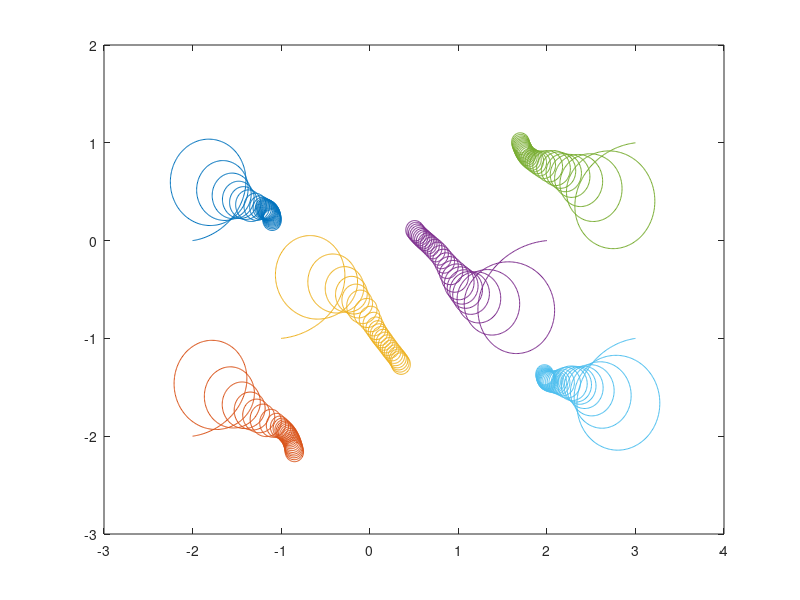
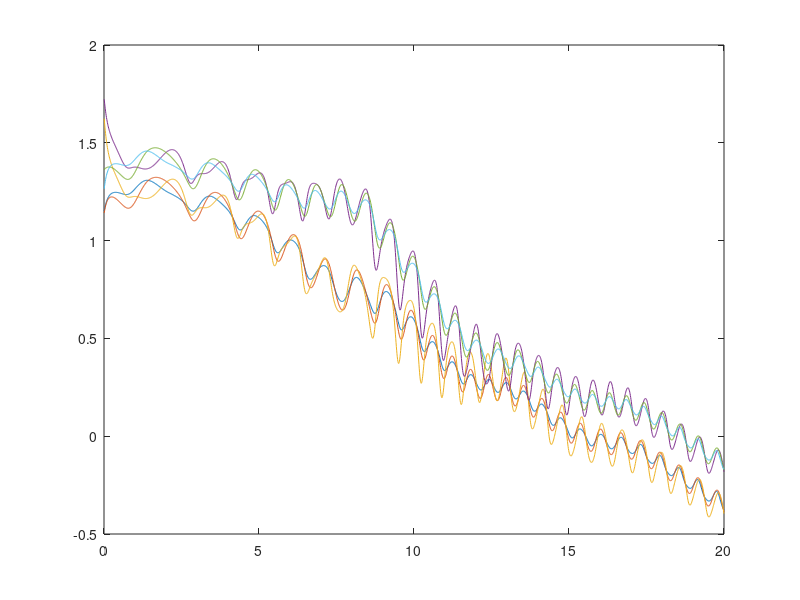
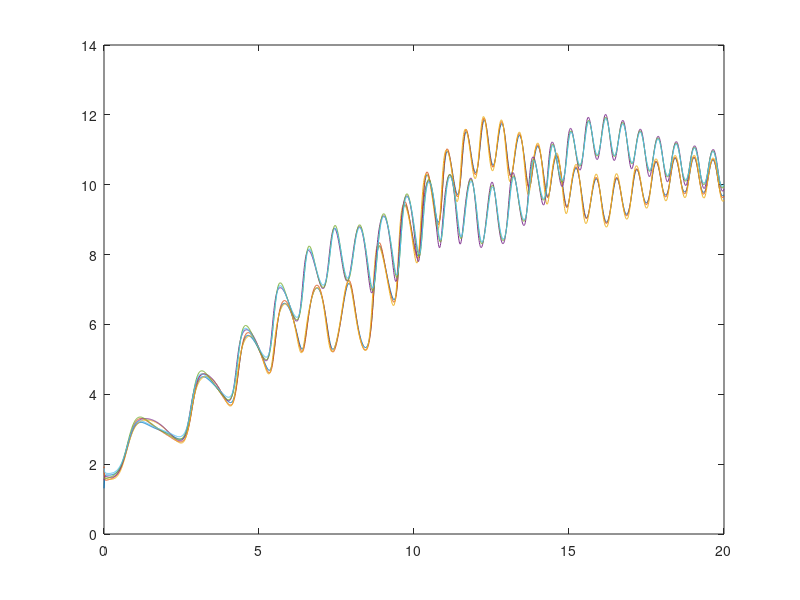
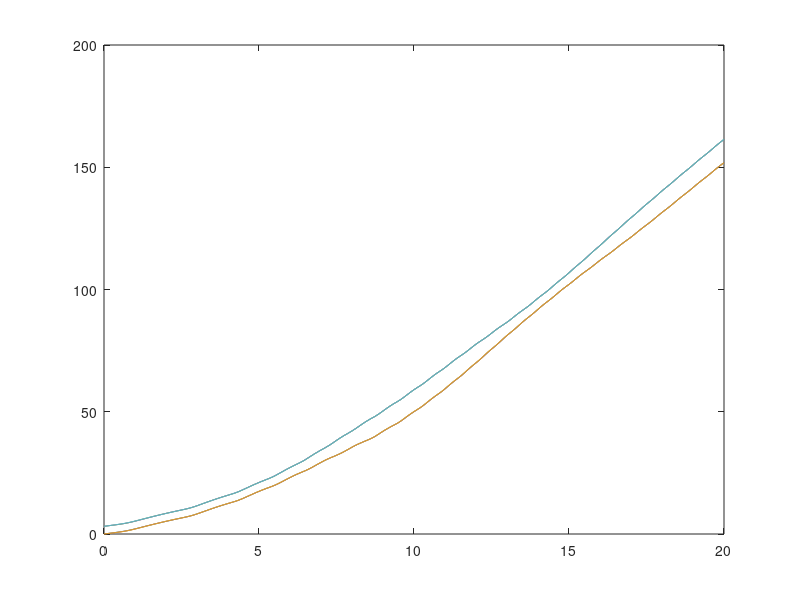

Recreate these plots in MATLAB, in order.
%%Amirkhosro Vosughi 11463709 WSU
%Research Project for course EE505
%Simulstion of "Distributed Flocking Control of Mobile Robots by Bounded Feedback"

clear all
clc

%% Initialization
n = 6; %==>> To generelize code later
% robots 1 to 5 belongs to group 1
% robots 6 to 10 belongs to group 2
Group = [1,1,1,2,2,2]';  %==>> Determines with robot determines to each group


%Robot parameters
d= 0.1;
r=5;

%controller parameters
b11=0;
b21=0;
b31=0;

b12=0;
b22=0;
b32=0;

%Generate initial location randomly
% x0= [0,1,5,6]';
% y0= [0,0,0,0]';
x0= [-2,-2,-1,2,3,3]';
y0= [0,-2,-1,0,1,-1]';    

teta_init=zeros(n,1);
for k=1:length(teta_init)
    teta_init(k)=(rand(1)/2);
end

teta_init=[0,0,0,pi,pi,pi]';

v_init=zeros(n,1);
for k=1:length(v_init)
    v_init(k)=1*(rand(1)+1);
end

%v_init=[1,1]';

w_init=zeros(n,1);
for k=1:length(w_init)
    w_init(k)=1*(rand(1)+1);
end

%w_init=[0.2,0.2]';
%% Simulation
T=0.01; %sec
Tfinal=20; %sec
T_vec=0:T:Tfinal;
Tn=length(T_vec);

%%Definition of process variables

u1= zeros(n,Tn);
u2= zeros(n,Tn);

v=zeros(n,Tn);
v(:,1)=v_init;

w=zeros(n,Tn);
w(:,1)=w_init;

x=zeros(n,Tn);
x(:,1)=x0;

y=zeros(n,Tn);
y(:,1)=y0;

teta=zeros(n,Tn);
teta(:,1)=teta_init;


N=zeros(n,n); 
A=zeros(n,n);
L=zeros(n,n);


xdot=zeros(n,1);
ydot=zeros(n,1);

tempoli=zeros(n,Tn);
tempoli2=zeros(n,Tn);

minA=zeros(1,Tn);
maxA=zeros(1,Tn);
%% Simulation
for k=2:Tn

%Update The graphs
N=zeros(n,n); 
A=zeros(n,n);

for i=1:n
    for j=i:n
        temp1=x(i,k-1)-x(j,k-1);
        temp2=y(i,k-1)-y(j,k-1);
        temp3=(temp1^2+temp2^2)^0.5;
        
        if (temp3<r && i~=j)
            N(i,j)=1;
            N(j,i)=1;
            
            A(i,j)=temp3;
            A(j,i)=temp3;
        end     
    end
end
  
minA(k)=min(min(A));
maxA(k)=max(max(A));
%Calculate control input
% calculate u(k)

%calculate u1(k) ==>> assumption of understanding of gradient V to pij
for i=1:n
    
    sigma1=0;
    for j=1:n
        if (N(i,j)==1 && Group(i)==Group(j) )  
            temp1=A(i,j)*(v(i,k-1)-v(j,k-1));
            sigma1=sigma1+temp1;
        end
    end
    
    sigma2=0;
    for j=1:n
        if (N(i,j)==1 && Group(i)==Group(j) ) 
            temp1=xdot(i)-xdot(j);
            temp2=ydot(i)-ydot(j);
            temp3=A(i,j)*(temp1*cos(teta(i,k-1))+temp2*sin(teta(i,k-1)));
            sigma2= sigma2+temp3;    
        end
    end
    %sigma2=0;
    
    sigma3=0;
    for j=1:n
        if (N(i,j)==1) 
            
            temp1=0;
            temp4=0;
            if ( Group(i)==Group(j))
                temp1=-2*A(i,j)^-3+2*A(i,j)/(r^2-A(i,j)^2)+2*b11*A(i,j)+b21;
                %temp4=-A(i,j)^-2+1/(r^2-A(i,j));%+2*b11*A(i,j)+b21;
                temp4=-A(i,j)^-4+1/(r^2-A(i,j)^2);%+2*b11*A(i,j)+b21;
            else
                temp1=(-2*A(i,j)^-3+2*b12*A(i,j)+b22);
                %temp4=-A(i,j)^-2;
                temp4=-A(i,j)^-4;
            end
            temp2= temp1*((x(i,k-1)-x(j,k-1))/A(i,j))*cos(teta(i,k-1))+temp1*((y(i,k-1)-y(j,k-1))/A(i,j))*sin(teta(i,k-1));
            temp3= temp4*((x(i,k-1)-x(j,k-1))*2)*cos(teta(i,k-1))+temp4*((y(i,k-1)-y(j,k-1))*2)*sin(teta(i,k-1));
            
            %temp2= temp1;
            tempoli(i,k)= temp2;
            tempoli2(i,k)= temp3;
            
            sigma3= sigma3+ temp2;    
        end
    end
    %sigma3=0;
    
    u1(i,k)= -sigma1-sigma2-sigma3;
end


%%%%%%%%%%%%%%%%%%not edited from here %%%%%%%%%%

% calculate u2(k)

for i=1:n
    
    sigma1=0;
    for j=1:n
        if (N(i,j)==1 && Group(i)==Group(j) )  
            temp1=A(i,j)*(w(i,k-1)-w(j,k-1));
            sigma1=sigma1+temp1;
        end
    end
    
    sigma2=0;
    for j=1:n
        if (N(i,j)==1 && Group(i)==Group(j) ) 
            temp1=xdot(i)-xdot(j);
            temp2=ydot(i)-ydot(j);
            temp3=A(i,j)*(-temp1*sin(teta(i,k-1))+temp2*cos(teta(i,k-1)));
            sigma2= sigma2+temp3;    
        end
    end
    
    sigma3=0;
    for j=1:n
        if (N(i,j)==1) 
            
            temp1=0;
            if ( Group(i)==Group(j))
                temp1=-2*A(i,j)^-3+2*A(i,j)/(r^2-A(i,j)^2)+2*b11*A(i,j)+b21;
            else
                temp1=-2*A(i,j)^-3+2*b12*A(i,j)+b22;
            end
            temp2= -temp1*((x(i,k-1)-x(j,k-1))/A(i,j))*sin(teta(i,k-1))+temp1*((y(i,k-1)-y(j,k-1))/A(i,j))*cos(teta(i,k-1));
            
            sigma3= sigma3+temp2;    
        end
    end
    %sigma3=0;
    
    u2(i,k)= -sigma1-sigma2-sigma3;
end

%% Dynamic of system
for j=1:n
    v(j,k)=v(j,k-1)+u1(j,k)*T;
    w(j,k)=w(j,k-1)+(u2(j,k)/d)*T;
end
for j=1:n
   teta(j,k)=teta(j,k-1)+w(j,k)*T;
   
   xdot(j)=v(j,k)*cos(teta(j,k-1))-d*w(j,k)*sin(teta(j,k-1));
   
   ydot(j)=v(j,k)*sin(teta(j,k-1))+d*w(j,k)*cos(teta(j,k-1));

   x(j,k)=x(j,k-1)+xdot(j)*T;
   y(j,k)=y(j,k-1)+ydot(j)*T;
end
    

end

%% Plotting the results

figure(1)
plot(x(1,:),y(1,:))
hold on

plot(x(2,:),y(2,:))
hold on


plot(x(3,:),y(3,:))
hold on



plot(x(4,:),y(4,:))
hold on

%hold off

 plot(x(5,:),y(5,:))
% hold off



% figure(2)
plot(x(6,:),y(6,:))
hold on

figure(2)
plot(T_vec,v)

figure(3)
plot(T_vec,w)

figure(4)
plot(T_vec,teta)
% plot(x(7,:),y(7,:))
% hold on
% 
% plot(x(8,:),y(8,:))
% hold on
% hold off

% plot(x(9,:),y(9,:))
% hold on
% 
% plot(x(10,:),y(10,:))
% hold off